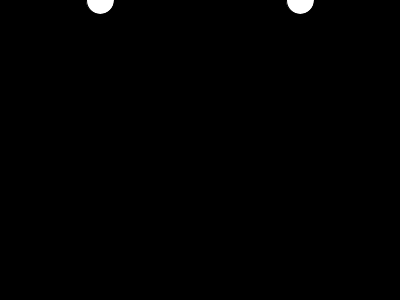
Frame 1 (no input)
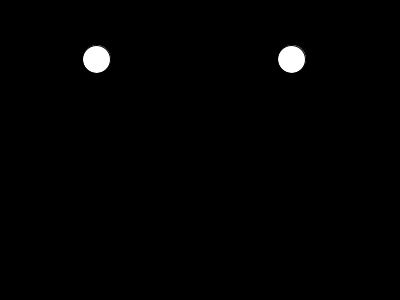
Frame 60 (the mouse pressed at the canvas centre just before this capture)
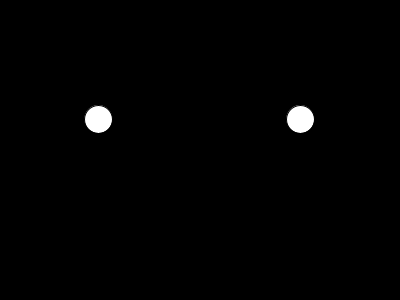
Frame 120 (the mouse held since frame 60 and released just before this capture)

The Processing sketch that drew these frames (run headless with seeded random() and noise(); from frame 60 on, the mouse is pressed at the canvas centre):

// Processing sketch: particle_class_multiple_objs
// ── particle_class_multiple_objs.pde
Particle p1;
Particle p2;

void setup() {
  size(400, 300);
  p1 = new Particle(100);
  p2 = new Particle(300);
}

void draw() {
  background(0);
   
  p1.display();
  p1.move();
  p2.display();
  p2.move();

}

// ── Particle.pde
class Particle {
  float x;
  float y;

  Particle(float tempX) {
    x = tempX; // x = 300;
    y = 0;
  }

  void display() {
    fill(255);
    ellipse(x, y, 28, 28);
  }

  //void functions
  void move() {
    y = y+1;
    x = x+ random(-1, 1);
    
    if (y > height) {
      y = 0;
    } 
  }
}
//to make objects Name xyz = newName(); 
//classVar.anyFunction
